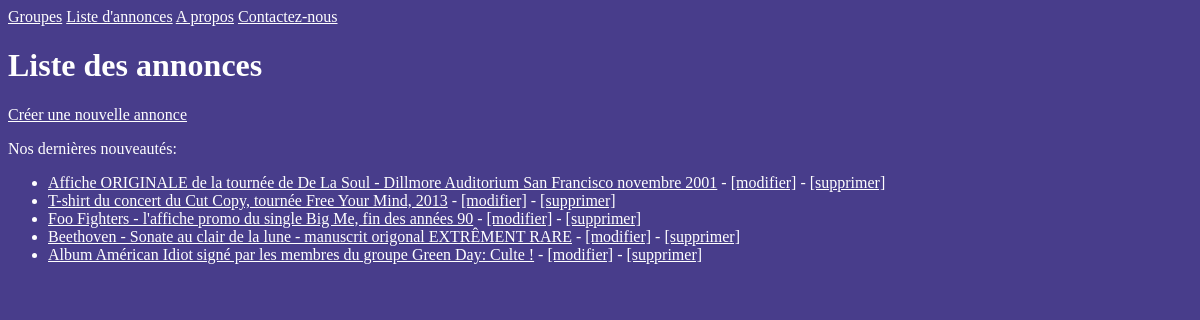
The page /listings/ on the database as committed earlier.
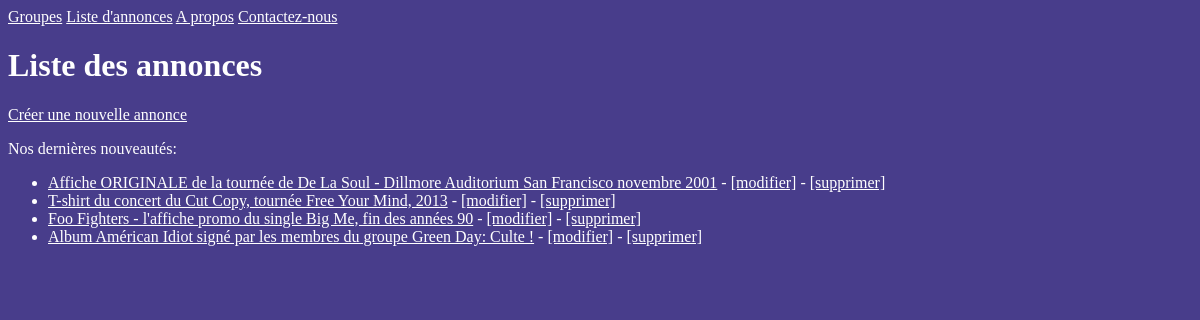
The same page on the database as committed later.
### listings/models.py (models this page shows, shortened)
class Listing(models.Model):
    class Type(models.TextChoices):
        RECORDS = "REC"
        CLOTHING = "CLT"
        POSTERS = "PST"
        MISCELLANEOUS = "MIS"
    title = models.fields.CharField(max_length=100)
    description = models.fields.CharField(max_length=1000)
    sold = models.fields.BooleanField(default=False)
    year = models.fields.IntegerField()
    type = models.fields.CharField(choices=Type.choices, max_length=5)
    band = models.ForeignKey(Band, null=True, on_delete=models.SET_NULL)

### listings/views.py (the view)
# urls.py: path("listings/", views.listing_list, name="listing-list"),
def listing_list(request):
    listings = Listing.objects.all()
    return render(request, "listings/listing_list.html", {"listings": listings})

### listings/templates/listings/listing_list.html
{% extends "listings/base.html" %}
{% block content %}
<h1>Liste des annonces</h1>
<a href="{% url 'listing-create' %}">Créer une nouvelle annonce</a>
<p>Nos dernières nouveautés:</p>
<ul>
    {% for listing in listings %}
    <li>
        <a href="{% url 'listing-detail' listing.id %}">{{ listing.title }}</a>
        - <a href="{% url 'listing-change' listing.id %}">[modifier]</a>
        - <a href="{% url 'listing-delete' listing.id %}">[supprimer]</a>
    </li>
    {% endfor %}
</ul>
{% endblock %}

Rows that differ between the two databases and show on the page:
removed Listing: title "Beethoven - Sonate au clair de la lune - manuscrit origonal EXTRÊMENT RARE"
